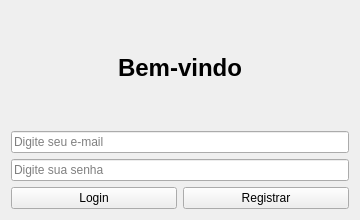
<?xml version="1.0" encoding="UTF-8"?>
<ui version="4.0">
 <class>LoginRegisterForm</class>
 <widget class="QWidget" name="LoginRegisterForm">
  <property name="geometry">
   <rect>
    <x>0</x>
    <y>0</y>
    <width>360</width>
    <height>220</height>
   </rect>
  </property>
  <property name="windowTitle">
   <string>Login / Registro</string>
  </property>
  <layout class="QVBoxLayout" name="verticalLayout" stretch="1,1,1,1">
   <item>
    <widget class="QLabel" name="labelTitle">
     <property name="text">
      <string>Bem-vindo</string>
     </property>
     <property name="alignment">
      <set>Qt::AlignHCenter|Qt::AlignVCenter</set>
     </property>
     <property name="styleSheet">
      <string notr="true">font-size: 18pt; font-weight: bold;</string>
     </property>
    </widget>
   </item>
   <item>
    <widget class="QLineEdit" name="lineEditEmail">
     <property name="placeholderText">
      <string>Digite seu e-mail</string>
     </property>
    </widget>
   </item>
   <item>
    <widget class="QLineEdit" name="lineEditSenha">
     <property name="echoMode">
      <enum>QLineEdit::Password</enum>
     </property>
     <property name="placeholderText">
      <string>Digite sua senha</string>
     </property>
    </widget>
   </item>
   <item>
    <layout class="QHBoxLayout" name="horizontalLayoutButtons">
     <item>
      <widget class="QPushButton" name="btnLogin">
       <property name="text">
        <string>Login</string>
       </property>
      </widget>
     </item>
     <item>
      <widget class="QPushButton" name="btnRegister">
       <property name="text">
        <string>Registrar</string>
       </property>
      </widget>
     </item>
    </layout>
   </item>
  </layout>
 </widget>
 <resources/>
 <connections/>
</ui>
